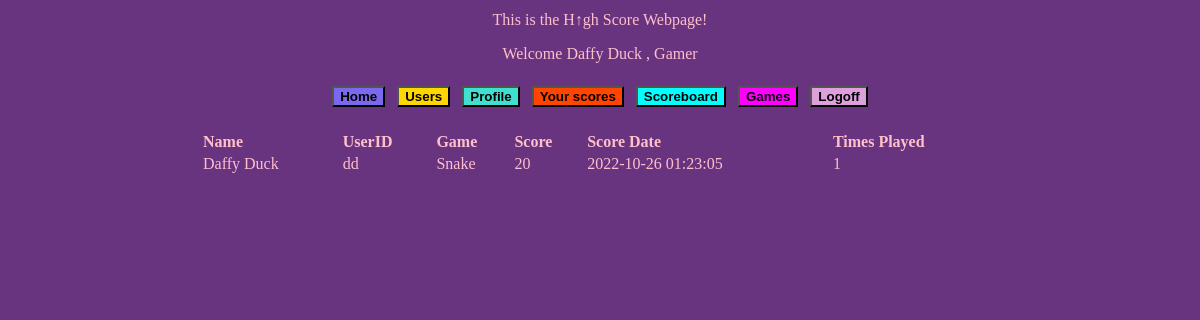
The page /scoreboard.php (signed in) on the database its author committed.
### tables this page shows
CREATE TABLE IF NOT EXISTS `scoreinfo` (
  `rowid` int(11) NOT NULL AUTO_INCREMENT,
  `game` int(11) NOT NULL,
  `user` int(11) NOT NULL,
  `highscore` bigint(20) UNSIGNED NOT NULL,
  `scoredate` datetime NOT NULL DEFAULT CURRENT_TIMESTAMP ON UPDATE CURRENT_TIMESTAMP,
  `timesplayed` bigint(20) UNSIGNED NOT NULL,
  `firstdate` datetime NOT NULL DEFAULT CURRENT_TIMESTAMP,
  `deleted` tinyint(1) NOT NULL DEFAULT '0',
  PRIMARY KEY (`rowid`)
);

CREATE TABLE IF NOT EXISTS `userinfo` (
  `rowid` int(10) UNSIGNED NOT NULL AUTO_INCREMENT,
  `firstname` varchar(25) NOT NULL,
  `lastname` varchar(35) NOT NULL,
  `email` varchar(50) NOT NULL,
  `userid` varchar(25) NOT NULL,
  `password` varchar(25) NOT NULL,
  `role` varchar(25) NOT NULL,
  `photo` varchar(40) DEFAULT NULL,
  `created` datetime NOT NULL DEFAULT CURRENT_TIMESTAMP,
  `updated` datetime NOT NULL DEFAULT CURRENT_TIMESTAMP ON UPDATE CURRENT_TIMESTAMP,
  `deleted` tinyint(1) NOT NULL DEFAULT '0',
  `banned` tinyint(1) NOT NULL DEFAULT '0',
  PRIMARY KEY (`rowid`)
);

CREATE TABLE IF NOT EXISTS `gameinfo` (
  `rowid` int(10) NOT NULL AUTO_INCREMENT,
  `title` varchar(40) NOT NULL,
  `location` varchar(50) NOT NULL,
  `image` varchar(30) DEFAULT NULL,
  `created` datetime NOT NULL DEFAULT CURRENT_TIMESTAMP,
  `updated` datetime NOT NULL DEFAULT CURRENT_TIMESTAMP ON UPDATE CURRENT_TIMESTAMP,
  `deleted` tinyint(1) NOT NULL DEFAULT '0',
  PRIMARY KEY (`rowid`)
);

### scoreboard.php (the view, shortened to what this page needs)
<?php
	require('mysqli_connect.php');
	include('Includes/header.php');
	include('menubar.php');
	$query = "SELECT  userinfo.firstname, userinfo.lastname, userinfo.userid, gameinfo.title,
							scoreinfo.highscore, scoreinfo.scoredate, scoreinfo.timesplayed
	FROM scoreinfo
	JOIN gameinfo ON gameinfo.rowid = scoreinfo.game
	JOIN userinfo ON userinfo.rowid = scoreinfo.user
	WHERE userinfo.role = 'gamer'
	ORDER BY scoreinfo.highscore DESC;";
	$result = mysqli_query($mysqli, $query);
		echo "
		  <p><table width='800' align='center'>
		  <tr>
		  <th align='left'>Name</th>
		  <th align='left'>UserID</th>
		  <th align='left'>Game</th>
		  <th align='left'>Score</th>
		  <th align='left'>Score Date</th>
		  <th align='left'>Times Played</th>
		  </tr>";
	if (($result->num_rows) == 0)
		echo "<tr><td>None Found</td></tr>";
	else {
	while(list( $firstname, $lastname, $userid, $title, $score, $scoredate, $timesplayed) = mysqli_fetch_row($result)) {
		echo "<tr>
				<td>$firstname $lastname</td>
			  <td>$userid</td>
			  <td>$title</td>
			  <td>$score</td>
			  <td>$scoredate</td>
			  <td>$timesplayed</td>
			  </tr>";
		}
	}
	echo "</table>";
	include('Includes/footer.php');
?>

### SP_Styles.css (style rules this page uses)
body { color: pink; background-color:#68347F; }

### rows shown on the page
scoreinfo: userinfo.firstname "Daffy", userinfo.lastname "Duck", userinfo.userid "dd", gameinfo.title "Snake", highscore "20", scoredate "2022-10-26 01:23:05", timesplayed "1"

### other values the page prints
$user "Daffy Duck"
$role "Gamer"
str_replace("_"," ",ucfirst("$key")) "Home"
str_replace("_"," ",ucfirst("$key")) "Users"
str_replace("_"," ",ucfirst("$key")) "Profile"
str_replace("_"," ",ucfirst("$key")) "Your scores"
str_replace("_"," ",ucfirst("$key")) "Scoreboard"
str_replace("_"," ",ucfirst("$key")) "Games"
str_replace("_"," ",ucfirst("$key")) "Logoff"
